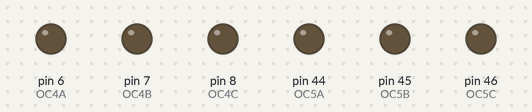
A sketch run on a simulated Arduino Mega 2560, built with avr-gcc and run on an emulated ATmega2560. On the bench: output pins drawn as LEDs (lit = HIGH).

Above: at 0.0 s.
Timing chart, 0 to 0.3 s (numbered marks = the images above):
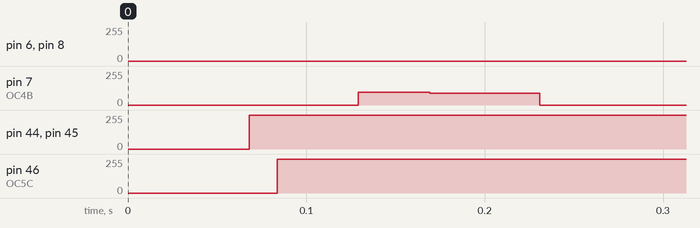

Measured:
- by itself, pin 7 (OC4B): 0/255 → 87/255 at 0.13 s, → 0/255 0.10 s later
- by itself, pin 45 (OC5B): LOW → HIGH at 0.07 s
- by itself, pin 46 (OC5C): 0/255 → 255/255 at 0.08 s

The sketch:

sineWave_vM01.ino
```cpp
// sine wave PWM, open loop control for Arduino Mega (ATMega2560)
#include <avr/io.h>
#include <avr/interrupt.h>
#include <math.h>

// Sine wave table
uint16_t sineTableH[360], sineTableL[360];
uint16_t pwmValueAH, pwmValueBH, pwmValueCH, pwmValueAL, pwmValueBL, pwmValueCL;

void setup() {
  for (int i = 0; i < 360; ++i) {
    if (491*sin(2*M_PI*i/360) - 8 < 16) {
      sineTableH[i] = 0;
    } else {
    sineTableH[i] = 491*sin(2*M_PI*i/360) - 8;
    }
    if (491*sin(2*M_PI*i/360) + 8 > 483) {
      sineTableL[i] = 500;
    } else if (491*sin(2*M_PI*i/360) < 16) {
      sineTableL[i] = 0;
    } else {
      sineTableL[i] = 491*sin(2*M_PI*i/360) + 8;
    }
  }
  // Set up output pins for Timer 4 (OC4A, OC4B, OC4C) and Timer 5 (OC5A, OC5B, OC5C)
  pinMode(6, OUTPUT);  // OC4A
  pinMode(7, OUTPUT);  // OC4B
  pinMode(8, OUTPUT);  // OC4C
  pinMode(44, OUTPUT); // OC5A
  pinMode(45, OUTPUT); // OC5B
  pinMode(46, OUTPUT); // OC5C

  // Timer 4 Setup: Phase Correct PWM, arbitrary resolution
  TCCR4A = (1 << COM4A1) | (1 << COM4B1) | (1 << COM4C1); // Phase Correct PWM mode, non-inverting
  TCCR4B = (1 << CS40) | (1 << WGM43);  // No prescaler, Phase Correct PWM, arbitrary resolution

  // Timer 5 Setup: Phase Correct PWM, arbitrary resolution
  TCCR5A = (1 << COM5A1) | (1 << COM5B1) | (1 << COM5C1) | (1 << COM5A0) | (1 << COM5B0) | (1 << COM5C0); // Phase Correct PWM mode, non-inverting
  TCCR5B = (1 << CS50) | (1 << WGM53);  // No prescaler, Phase Correct PWM, arbitrary resolution

  // Define resolution
  ICR4 = 0x01F3;
  ICR5 = 0x01F3;
}

void loop() {
  // Generate the sine wave modulated PWM signals
  for (int degree = 0; degree < 360; degree++) {
    pwmValueAH = sineTableH[degree];                     // Phase A sine value
    pwmValueBH = sineTableH[(degree + 120) % 360];        // Phase B sine value (120 degrees offset)
    pwmValueCH = sineTableH[(degree + 240) % 360];        // Phase C sine value (240 degrees offset)

    pwmValueAL = sineTableL[degree];                     // Phase A sine value
    pwmValueBL = sineTableL[(degree + 120) % 360];        // Phase B sine value (120 degrees offset)
    pwmValueCL = sineTableL[(degree + 240) % 360];        // Phase C sine value (240 degrees offset)

    // Apply to Timer 4 (pins 6, 7, 8)
    OCR4A = pwmValueAH;  // Output to phase A (OC4A, pin 6)
    OCR4B = pwmValueBH;  // Output to phase B (OC4B, pin 7)
    OCR4C = pwmValueCH;  // Output to phase C (OC4C, pin 8)

    // Apply to Timer 5 (pins 44, 45, 46)
    OCR5A = pwmValueAL;  // Complement phase A (OC5A, pin 44)
    OCR5B = pwmValueBL;  // Complement phase B (OC5B, pin 45)
    OCR5C = pwmValueCL;  // Complement phase C (OC5C, pin 46)

    // Add a delay for the frequency control
    delayMicroseconds(50);  // Adjust this delay for the desired frequency
  }
}
```
